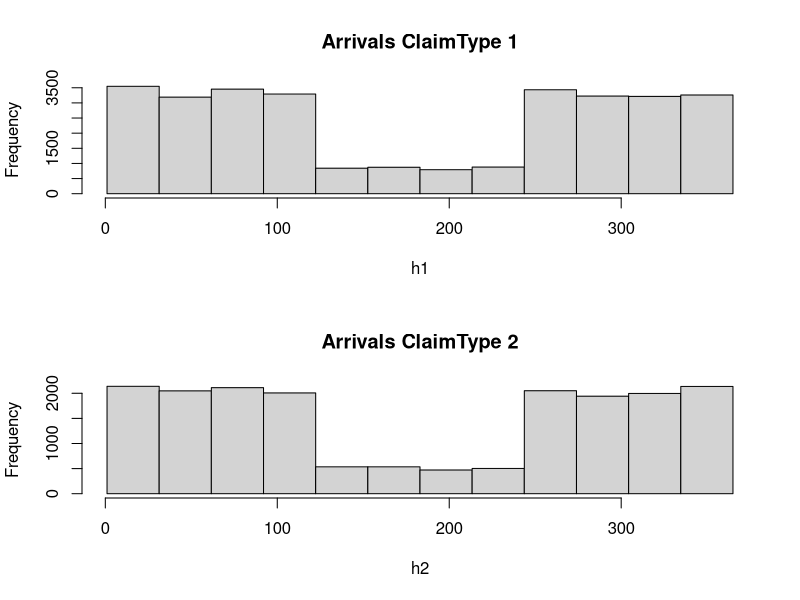
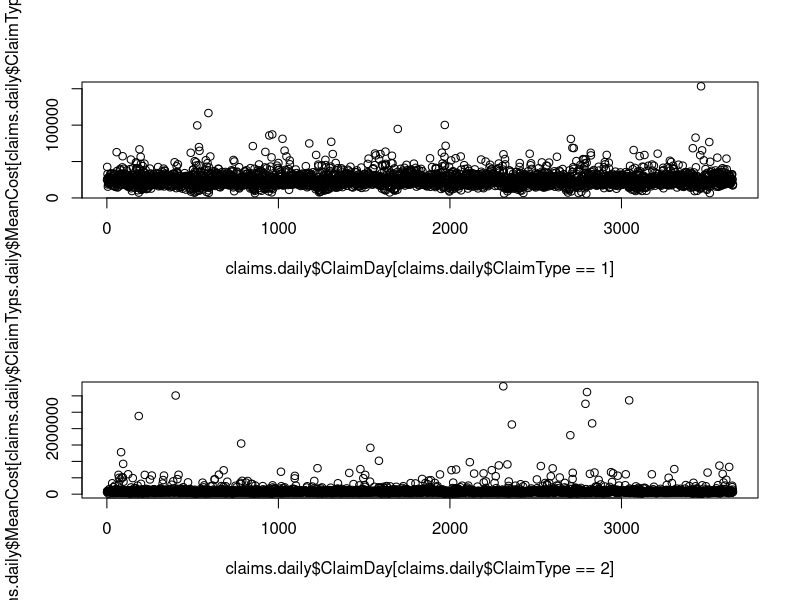
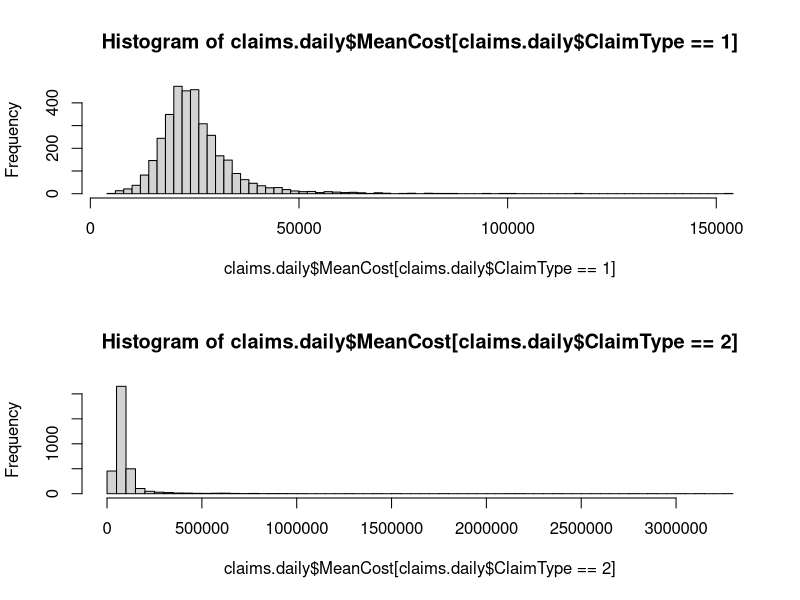
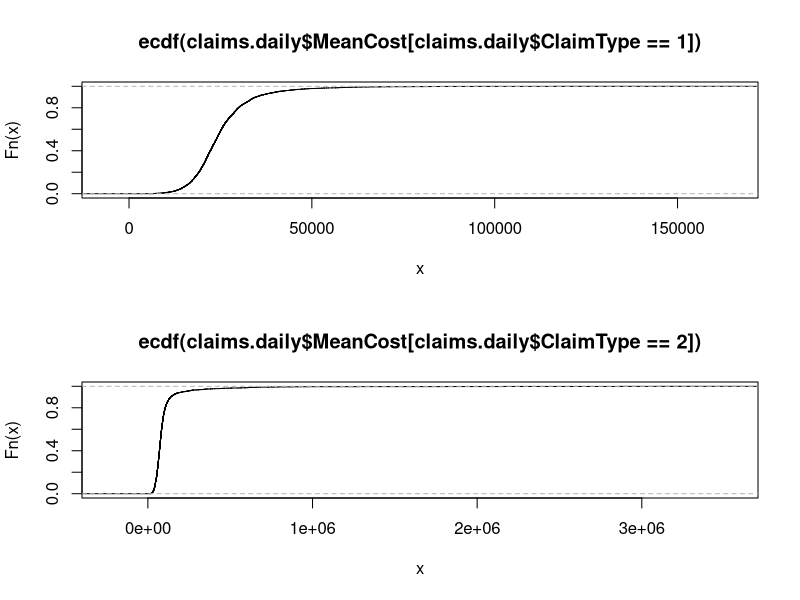
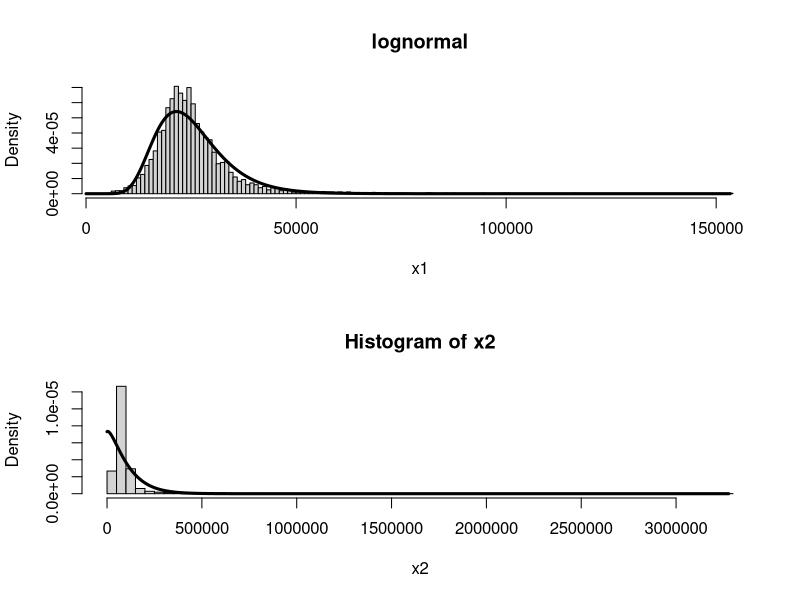
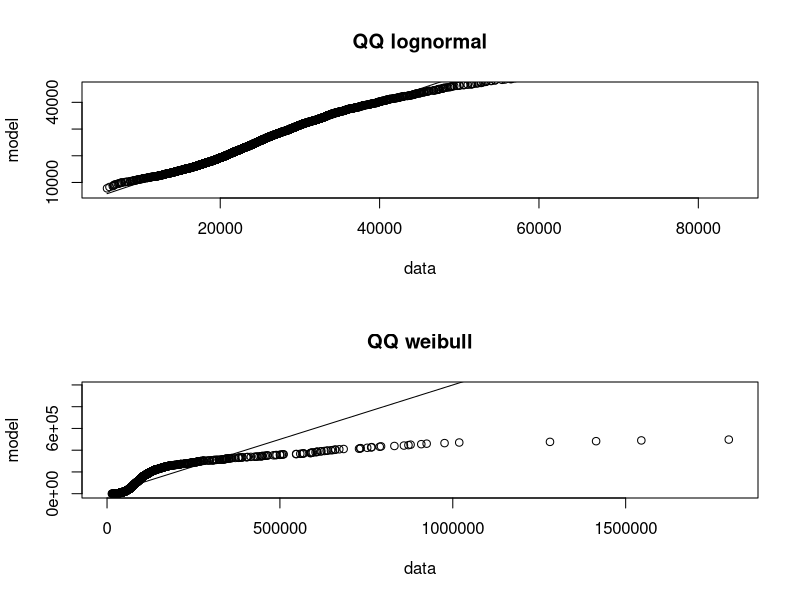
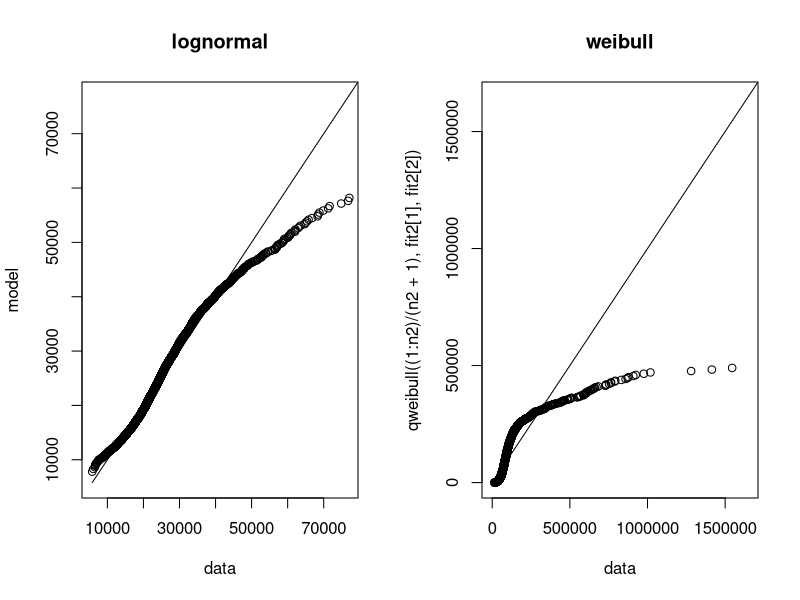
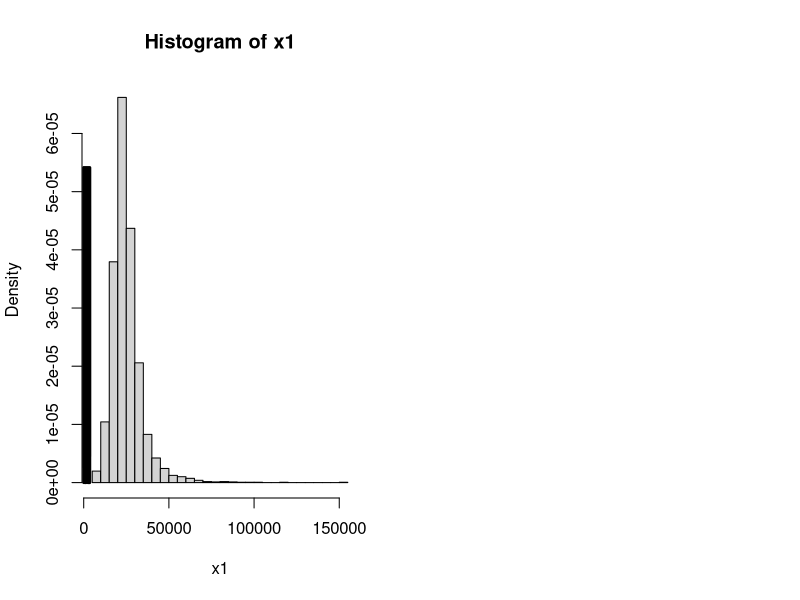

Recreate these plots in R, in order.
## Risk och reserv Projekt 1

library(MASS)

claims <- read.table("data/Projekt1_Grupp8.txt", header = TRUE, sep = ";")
summary(claims)
head(claims, n=10)

arrivals.daily <- aggregate(list(Arrivals=claims$ClaimDay),
                            list(ClaimDay=claims$ClaimDay, ClaimType=claims$ClaimType),
                            length)
cost.daily <- aggregate(list(Cost=claims$ClaimCost),
                        list(ClaimDay=claims$ClaimDay, ClaimType=claims$ClaimType), sum)

claims.daily<-merge(arrivals.daily,cost.daily)

claims.365<-subset(claims, select=c("ClaimType","ClaimDay"))
# Label to days in 1 Y 1-365
claims.365$ClaimDay365 <- claims.365$ClaimDay %% 365
claims.365$ClaimDay365[claims.365$ClaimDay365==0] <- 365

claims.daily$MeanCost<-claims.daily$Cost/claims.daily$Arrivals

## ARRIVALS

# Histogram 1Y dividided by 12 months
par(mfrow=c(2,1))
h1 <- claims.365$ClaimDay365[claims.365$ClaimType==1]
b1 <- seq(min(h1), max(h1), length.out = 13)
hist(h1, breaks=b1,main="Arrivals ClaimType 1")
h2 <- claims.365$ClaimDay365[claims.365$ClaimType==2]
b2 <- seq(min(h2), max(h2), length.out = 13)
hist(h2, breaks=b2,main="Arrivals ClaimType 2")

# From hist, less arrivals June-August
# Label to days in 1 Y 1-365
claims.daily$ClaimDay365 <- claims.daily$ClaimDay %% 365
claims.daily$ClaimDay365[claims.daily$ClaimDay365==0] <- 365

claims.daily$Summer <- 0
claims.daily$Summer[b1[5]<claims.daily$ClaimDay365&claims.daily$ClaimDay365<=b1[9]] <-1

# Branch 1
lambda1s<-fitdistr(claims.daily$Arrivals[claims.daily$ClaimType==1 &
                   claims.daily$Summer==1], "Poisson")$estimate
lambda1w<-fitdistr(claims.daily$Arrivals[claims.daily$ClaimType==1 &
                   claims.daily$Summer==0], "Poisson")$estimate
# Branch 2
lambda2s<-fitdistr(claims.daily$Arrivals[claims.daily$ClaimType==2 &
                   claims.daily$Summer==1], "Poisson")$estimate
lambda2w<-fitdistr(claims.daily$Arrivals[claims.daily$ClaimType==2 &
                   claims.daily$Summer==0],"Poisson")$estimate

### COST
par(mfrow=c(2,1))
plot(claims.daily$ClaimDay[claims.daily$ClaimType==1],
     claims.daily$MeanCost[claims.daily$ClaimType==1])
plot(claims.daily$ClaimDay[claims.daily$ClaimType==2],
     claims.daily$MeanCost[claims.daily$ClaimType==2])

par(mfrow=c(2,1))
hist(claims.daily$MeanCost[claims.daily$ClaimType==1],100)
hist(claims.daily$MeanCost[claims.daily$ClaimType==2],100)

# Empirisk f�rdelningsfunktion
par(mfrow=c(2,1))
plot(ecdf(claims.daily$MeanCost[claims.daily$ClaimType==1]))
plot(ecdf(claims.daily$MeanCost[claims.daily$ClaimType==2]))

# Claims 1
summary(claims.daily$MeanCost[claims.daily$ClaimType==1])
x1<-claims.daily$MeanCost[claims.daily$ClaimType==1]
hist(x1,200,freq=F,main="lognormal")
fit1<-fitdistr(x1,"lognormal")$estimate
lines(dlnorm(0:max(x1),fit1[1],fit1[2]),lwd=3)

# Claims 2
summary(claims.daily$MeanCost[claims.daily$ClaimType==2])
x2<-claims.daily$MeanCost[claims.daily$ClaimType==2]
hist(x2,100,freq=F)
fit2<-fitdistr(x2,"weibull")$estimate
#fit2<-fitdistr(x,"weibull",list(shape = 10000, scale = 10), lower = 50)$estimate
lines(dweibull(min(x2):max(x2),fit2[1],fit2[2]),lwd=3)


## Q-Q check
n1 <- length(x1)
x1.sorted <- sort(x1,dec=FALSE)
plot(x1.sorted,qlnorm((1:n1)/(n1+1),fit1[1],fit1[2]),
     xlim=c(min(x1),max(x1)*0.55), ylim=c(min(x1),max(x1)*0.3),
     xlab="data",ylab="model",main="QQ lognormal")
lines(x1.sorted,x1.sorted)

n2 <- length(x2)
x2.sorted <- sort(x2,dec=FALSE)#asp=1
plot(x2.sorted,qweibull((1:n2)/(n2+1),fit2[1],fit2[2]),
     xlim=c(0,max(x2)*0.55), ylim=c(0,max(x2)*0.3),
     xlab="data",ylab="model",main="QQ weibull")
lines(x2.sorted,x2.sorted)

par(mfrow=c(1,2))
plot(x1.sorted,qlnorm((1:n1)/(n1+1),fit1[1],fit1[2]),
     xlim=c(min(x1),max(x1)*0.5), ylim=c(min(x1),max(x1)*0.5),
     xlab="data",ylab="model",main="lognormal")
lines(x1.sorted,x1.sorted)
plot(x2.sorted,qweibull((1:n2)/(n2+1),fit2[1],fit2[2]),
     xlim=c(0,max(x2)*0.5), ylim=c(0,max(x2)*0.5),
     xlab="data",main="weibull")
lines(x2.sorted,x2.sorted)


# Claims 1 tail detail
n1 <- length(x1)
x1.sorted <- sort(x1,dec=TRUE)
x1.tail <- x1.sorted[3000 < x1.sorted & x1.sorted < 100000]
hist(x1,50,freq=F)
lines(dlnorm(x1,fit1[1],fit1[2]),lwd=3)

### Compound
months<-c(31,28,31,30,31,30,31,31,30,31,30,31)
summer<-sum(months[5:8])
winter<-sum(months[1:4])+sum(months[9:12])
runs<-10000
S<-matrix(0,runs,2)
for (k in 1:runs)
{
  # Branch 1 lognormal claims
  N1w<-sum(rpois(lambda1w,winter))
  N1s<-sum(rpois(lambda1s,summer))
  N1<-N1w+N1s
  Y1<-rlnorm(N1,fit1[1],fit1[2])
  S[k,1]<-sum(Y1)
  
  # Branch 2 Weibull claims
  N2w<-sum(rpois(lambda2w,winter))
  N2s<-sum(rpois(lambda2s,summer))
  N2<-N2w+N2s
  Y2<-rweibull(N2,fit2[1],fit2[2])
  S[k,2]<-sum(Y2)
}

par(mfrow=c(2,1))
hist(S[,1],100)
hist(S[,2],100)

plot(S[,1],S[,2])
cor(S[,1],S[,2])

#save(claims.daily, fit1, fit2, lambda1s,lambda1w,lambda2s,lambda2w, file = "fitted.RData")
#save(S, file = "S.RData")






